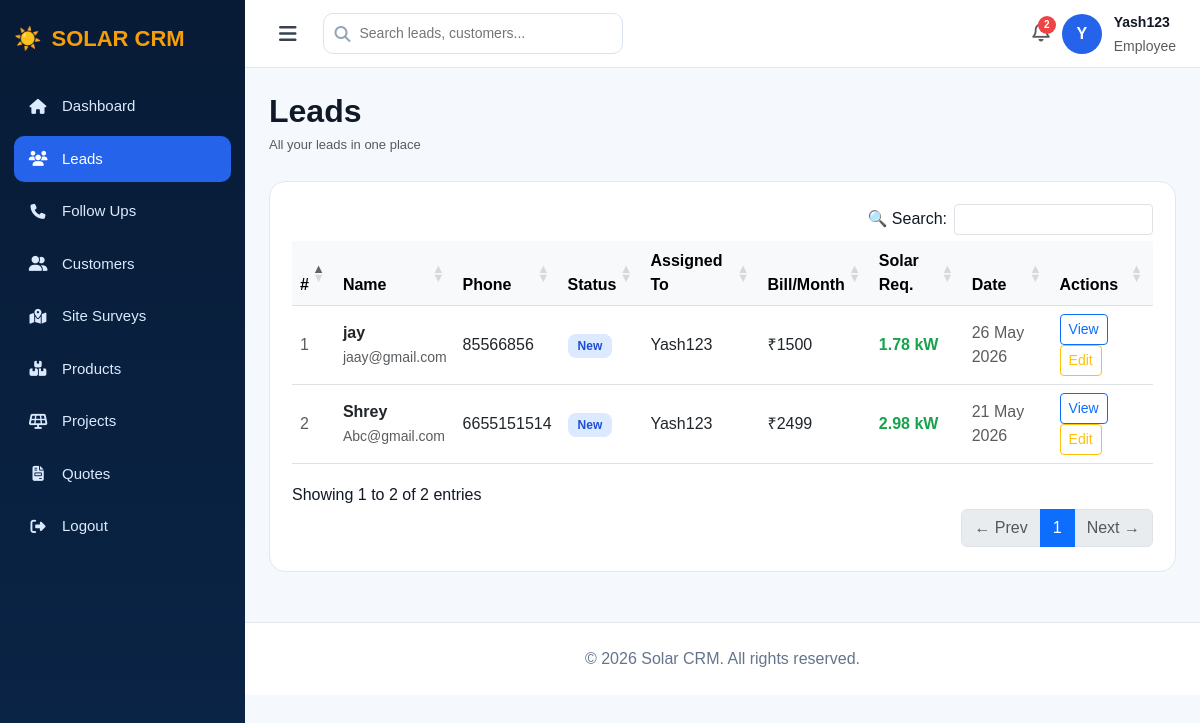
The app's page /leads/ (signed in) with its own data.
### app/models.py (models this page shows, shortened)
class Lead(models.Model):
    STATUS_CHOICES = [
        ('New', 'New'),
        ('Contacted', 'Contacted'),
        ('Qualified', 'Qualified'),
        ('Proposal', 'Proposal'),
        ('Won', 'Won'),
        ('Lost', 'Lost'),
    ]
    name = models.CharField(max_length=100)
    email = models.EmailField()
    phone = models.CharField(max_length=15)
    description = models.TextField(blank=True, null=True)
    status = models.CharField(max_length=50, choices=STATUS_CHOICES, default='New')
    budget = models.DecimalField(max_digits=12, decimal_places=2, default=0)
    created_at = models.DateTimeField(auto_now_add=True)
    assigned_to = models.ForeignKey(User, on_delete=models.SET_NULL, null=True, blank=True, related_name='assigned_leads')
    monthly_bill = models.DecimalField(max_digits=10, decimal_places=2, null=True, blank=True)
    solar_kwh_required = models.DecimalField(max_digits=6, decimal_places=2, null=True, blank=True)

### app/views.py (the view)
# urls.py: path('leads/', views.leads, name='leads'),
@login_required
def leads(request):
    if request.user.is_superuser:
        leads = Lead.objects.all().order_by('-created_at')
        employees = User.objects.filter(is_superuser=False, is_active=True)
    else:
        leads = Lead.objects.filter(assigned_to=request.user).order_by('-created_at')
        employees = []
    return render(request, 'leads.html', {'leads': leads, 'employees': employees})

### app/templates/leads.html (shortened to what this page needs)
<!DOCTYPE html>
<html>
<head>
    <link href="https://cdn.jsdelivr.net/npm/bootstrap@5.3.0/dist/css/bootstrap.min.css" rel="stylesheet">
    <link href="https://cdnjs.cloudflare.com/ajax/libs/font-awesome/6.5.1/css/all.min.css" rel="stylesheet">
    <link rel="stylesheet" href="https://cdn.datatables.net/1.13.6/css/dataTables.bootstrap5.min.css">
    <link rel="stylesheet" href="https://cdn.datatables.net/buttons/2.4.1/css/buttons.bootstrap5.min.css">
</head>
<body>
<div class="sidebar" id="sidebar">
    <div class="brand">☀️ <span class="brand-text"><span>SOLAR</span> CRM</span></div>
    <div class="menu">
        <a href="/dashboard/"><i class="fa-solid fa-house"></i><span class="menu-label">Dashboard</span></a>
        <a href="/leads/" class="active"><i class="fa-solid fa-users"></i><span class="menu-label">Leads</span></a>
        <a href="/followups/"><i class="fa-solid fa-phone"></i><span class="menu-label">Follow Ups</span></a>
        <a href="/customers/"><i class="fa-solid fa-user-group"></i><span class="menu-label">Customers</span></a>
         <a href="/site-surveys/"><i class="fa-solid fa-map-location-dot"></i><span class="menu-label">Site Surveys</span></a>
         <a href="/products/"><i class="fa-solid fa-boxes-stacked"></i><span class="menu-label"> Products</span></a>
        <a href="/projects/"><i class="fa-solid fa-solar-panel"></i><span class="menu-label">Projects</span></a>
        <a href="/quotes/"><i class="fa-solid fa-file-invoice"></i><span class="menu-label">Quotes</span></a>
        <a href="/logout/"><i class="fa-solid fa-right-from-bracket"></i><span class="menu-label">Logout</span></a>
    </div>
</div>
<div class="main" id="main">
    <div class="topbar">
        <div class="d-flex align-items-center gap-3">
            <button class="hamburger" onclick="toggleSidebar()"><i class="fa-solid fa-bars"></i></button>
            <div class="search-wrapper">
                <i class="fa-solid fa-magnifying-glass search-icon"></i>
                <input class="search-box" id="liveSearch" placeholder="Search leads, customers..." autocomplete="off">
            </div>
        </div>
        <div class="admin-box">
            <div class="notif-bell" id="notifBell" onclick="toggleNotifications()">
                <span class="notif-badge" id="notifCount" style="display:none;">0</span>
            </div>
            <div class="avatar">{{ request.user.username|slice:":1"|upper }}</div>
            <div><strong style="font-size:14px;">{{ request.user.username }}</strong><br>
            <small class="text-muted">{% if request.user.is_superuser %}Admin{% else %}Employee{% endif %}</small></div>
        </div>
    </div>
    <div class="content">
        <div class="page-header">
            <div><h2>Leads</h2><p class="text-muted mb-0" style="font-size:13px;">All your leads in one place</p></div>
        </div>
        <div class="panel">
            {% if leads %}
            <div class="table-responsive">
                <table id="dataTable" class="table table-hover align-middle mb-0">
                    <thead class="table-light">
                        <tr>
                            <th>#</th>
                            <th>Name</th>
                            <th>Phone</th>
                            <th>Status</th>
                            <th>Assigned To</th>
                            <th>Bill/Month</th>
                            <th>Solar Req.</th>
                            <th>Date</th>
                            <th>Actions</th>
                        </tr>
                    </thead>
                    <tbody>
                        {% for lead in leads %}
                        <tr id="row-{{ lead.id }}">
                            <td class="text-muted">{{ forloop.counter }}</td>
                            <td>
                                <strong>{{ lead.name }}</strong><br>
                                <small class="text-muted">{{ lead.email }}</small>
                            </td>
                            <td>{{ lead.phone }}</td>
                            <td>
                                {% if request.user.is_superuser %}
                                <select class="status-select status-{{ lead.status|lower }}"
                                    data-lead-id="{{ lead.id }}"
                                    onchange="changeStatus(this.dataset.leadId, this)">
                                    <option value="New"       {% if lead.status == "New" %}selected{% endif %}>New</option>
                                    <option value="Contacted" {% if lead.status == "Contacted" %}selected{% endif %}>Contacted</option>
                                    <option value="Qualified" {% if lead.status == "Qualified" %}selected{% endif %}>Qualified</option>
                                    <option value="Proposal"  {% if lead.status == "Proposal" %}selected{% endif %}>Proposal</option>
                                    <option value="Won"       {% if lead.status == "Won" %}selected{% endif %}>Won</option>
                                    <option value="Lost"      {% if lead.status == "Lost" %}selected{% endif %}>Lost</option>
                                </select>
                                {% else %}
                                <span class="badge-soft badge-{{ lead.status|lower }}">{{ lead.status }}</span>
                                {% endif %}
                            </td>
                            <td>
                                {% if lead.assigned_to %}{{ lead.assigned_to.username }}
                                {% else %}<span class="text-muted">Unassigned</span>{% endif %}
                            </td>
                            <td>
                                {% if lead.monthly_bill %}₹{{ lead.monthly_bill|floatformat:0 }}
                                {% else %}<span class="text-muted">—</span>{% endif %}
                            </td>
                            <td>
                                {% if lead.solar_kwh_required %}<span style="color:#16a34a;font-weight:700;">{{ lead.solar_kwh_required }} kW</span>
                                {% else %}<span class="text-muted">—</span>{% endif %}
                            </td>
                            <td class="text-muted">{{ lead.created_at|date:"d M Y" }}</td>
                            <td>
                                <a href="/lead/{{ lead.id }}/" class="btn btn-sm btn-outline-primary">View</a>
                                <a href="/edit-lead/{{ lead.id }}/" class="btn btn-sm btn-outline-warning">Edit</a>
                            </td>
                        </tr>
                        {% endfor %}
                    </tbody>
                </table>
            </div>
            {% endif %}
        </div>
    </div>
    <div class="footer">© 2026 Solar CRM. All rights reserved.</div>
</div>
</body>
</html>

### app/templates/leads.html (style rules this page uses)
* { box-sizing: border-box; }
body { margin: 0; background: #f5f8fc; font-family: Arial, sans-serif; color: #111827; }
.sidebar { width: 245px; height: 100vh; position: fixed; left: 0; top: 0; background: linear-gradient(180deg, #071b36, #0b2547); color: white; padding: 22px 14px; overflow-y: auto; overflow-x: hidden; transition: width 0.3s ease; z-index: 1000; }
.brand { font-size: 22px; font-weight: 800; margin-bottom: 28px; display: flex; align-items: center; gap: 10px; white-space: nowrap; overflow: hidden; }
.brand span { color: #f59e0b; }
.menu a { display: flex; align-items: center; gap: 14px; padding: 12px 14px; margin-bottom: 6px; color: #dbeafe; text-decoration: none; border-radius: 10px; font-size: 15px; white-space: nowrap; overflow: hidden; transition: all 0.2s; }
.menu a i { flex-shrink: 0; width: 20px; text-align: center; }
.menu a.active, .menu a:hover { background: #2563eb; color: white; }
.main { margin-left: 245px; min-height: 100vh; transition: margin-left 0.3s ease; }
.topbar { height: 68px; background: white; border-bottom: 1px solid #e5e7eb; padding: 0 24px; display: flex; align-items: center; justify-content: space-between; position: sticky; top: 0; z-index: 999; }
.hamburger { cursor: pointer; font-size: 20px; color: #374151; background: none; border: none; padding: 6px 10px; border-radius: 8px; transition: background 0.2s; }
.admin-box { display: flex; align-items: center; gap: 12px; }
.avatar { width: 40px; height: 40px; border-radius: 50%; background: #2563eb; display: flex; align-items: center; justify-content: center; color: white; font-weight: bold; font-size: 16px; }
.content { padding: 24px; }
.page-header { display: flex; justify-content: space-between; align-items: center; margin-bottom: 26px; }
.page-header h2 { font-weight: 800; margin-bottom: 5px; }
.badge-soft { padding: 5px 10px; border-radius: 8px; font-size: 12px; font-weight: 600; }
.badge-new { background: #dbeafe; color: #1d4ed8; }
.panel { background: white; border: 1px solid #e5e7eb; border-radius: 16px; padding: 22px; }
.footer { text-align: center; padding: 24px; color: #64748b; border-top: 1px solid #e5e7eb; background: white; margin-top: 26px; }
.search-wrapper { position: relative; }
.search-box { width: 300px; border: 1px solid #dbe3ef; border-radius: 10px; padding: 9px 14px 9px 36px; color: #64748b; font-size: 14px; }
.search-icon { position: absolute; left: 12px; top: 50%; transform: translateY(-50%); color: #94a3b8; }
.notif-bell { position: relative; cursor: pointer; }
.notif-badge { position: absolute; top: -6px; right: -6px; background: #ef4444; color: white; border-radius: 50%; width: 18px; height: 18px; font-size: 10px; display: flex; align-items: center; justify-content: center; font-weight: 700; }

### records on screen
Lead: name "jay", email "jaay@gmail.com", phone "85566856", status "New", assigned_to.username "Yash123", monthly_bill "1500", solar_kwh_required "1.78", created_at "26 May 2026"
Lead: name "Shrey", email "Abc@gmail.com", phone "6655151514", status "New", assigned_to.username "Yash123", monthly_bill "2499", solar_kwh_required "2.98", created_at "21 May 2026"

### other values on screen
{{ request.user.username|slice:":1"|upper }} "Y"
{{ request.user.username }} "Yash123"
